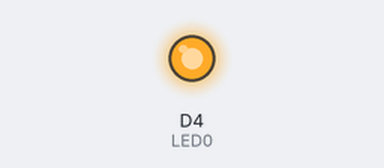
Simulated run of this sketch. Board: ESP8266 (NodeMCU). On the bench: output pins drawn as LEDs (lit = HIGH). WiFi joins after 1.5 s; servers stay silent unless stated; what the sketch prints to the serial monitor is not drawn.

Above: at 0.1 s.
At 5.3 s:
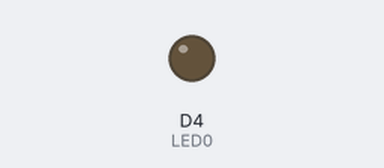
Timing chart, 0 to 6.8 s (numbered marks = the images above):
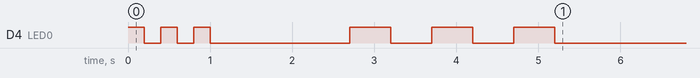

The sketch:

ESP8266.ino
```cpp
#include <ESP8266WiFi.h>
#include <SoftwareSerial.h>

#define LED0 2 // the one at the board
#define baud 9600
#define ssid "---------"
#define ssid_password "---------"
#define DEBUG true
#define DEBUGBaud 115200

SoftwareSerial main(D7, D8); // RX, TX

void setup() {
  pinMode(2, OUTPUT);

  pinMode(LED0, OUTPUT);

  // begin main at baud rate: 9600
  main.begin(baud);
  while(!main){
    ;
  }

  // blink 3 times upon successful communication with the main board.
  Blink(LED0, 3, 200);

  // connect WiFi
  WiFi.begin(ssid, ssid_password);

  // wait while WiFi connects
  while (WiFi.status() != WL_CONNECTED) {
    delay(500);
  }

  // blink thrice upon connection
  Blink(LED0, 3, 500);

  if(DEBUG) {
    debugWiFi();
  }
}


void loop() {
}

// sends signal on a pin on defined parameter
void Blink(int pin, int times, int DELAY){
  int i;
  for(i = 0; i < times; i++){
    digitalWrite(pin, HIGH);
    delay(DELAY);
    digitalWrite(pin, LOW);
    delay(DELAY);
  }
}

void debugWiFi() {
  Serial.begin(DEBUGBaud);
  delay(100);

  Serial.println();
  Serial.println();
  Serial.print("Connecting to ");
  Serial.println(ssid);

  Serial.println("");
  Serial.println("WiFi connected");
  Serial.println("IP address: ");
  Serial.println(WiFi.localIP());
  Serial.print("Netmask: ");
  Serial.println(WiFi.subnetMask());
  Serial.print("Gateway: ");
  Serial.println(WiFi.gatewayIP());
}
```
